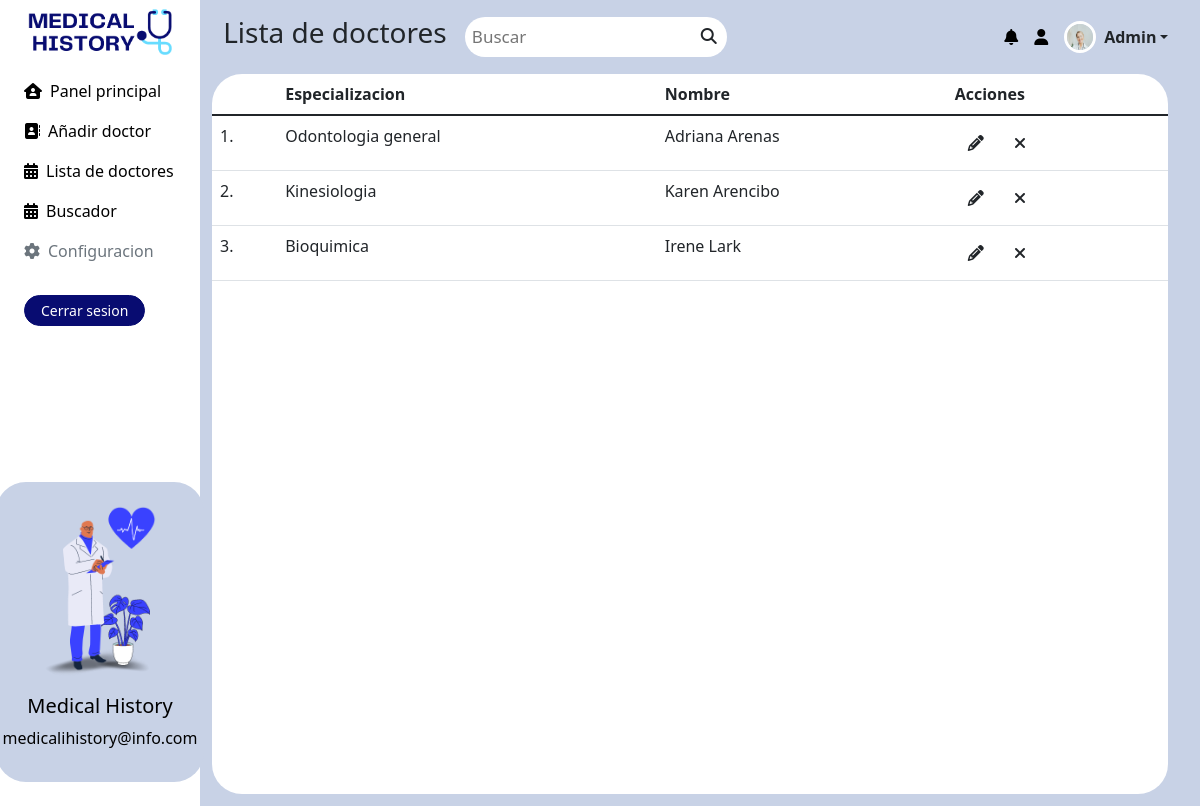
/medicalRols/admin/listDoctors.php, run on the app's committed database.
### tables this page shows
CREATE TABLE `principalusers` (
  `id` int(4) NOT NULL,
  `doctorSpecilization` varchar(50) NOT NULL,
  `doctorName` varchar(50) NOT NULL,
  `doctorAddress` varchar(50) NOT NULL,
  `doctorContact` bigint(50) NOT NULL,
  `doctorEmail` varchar(50) NOT NULL,
  `doctorPassword` varchar(50) NOT NULL,
  `userType` varchar(50) NOT NULL,
  `creationDate` date NOT NULL DEFAULT current_timestamp(),
  `updationDate` timestamp NOT NULL DEFAULT current_timestamp() ON UPDATE current_timestamp()
);

### medicalRols/admin/listDoctors.php (the view, shortened to what this page needs)
<?php
    include('config.php');
?>
<!DOCTYPE html>
<html lang="en">
    <head>
        <link rel="stylesheet" href="../../resources/css/docIndex.css">
        <link href="https://cdn.jsdelivr.net/npm/bootstrap@5.1.3/dist/css/bootstrap.min.css" rel="stylesheet">
    </head>
    <body>
      <div class="container-fluid">
        <div class="row flex-nowrap">
          <div class="col-auto col-md-3 col-xl-2 px-sm-2 px-0 bg-white">
            <div class="d-flex flex-column px-3 pt-2 text-white min-vh-100">
              <a href="/" class="d-flex align-items-center justify-content-center pb-3 mb-md-0 me-m  text-decoration-none">
                <img class="img-fluid logo" src="../../resources/images/3.png" alt="">
              </a>
              <ul class="nav nav-pills flex-column mb-sm-auto mb-0 align-items-center align-items-sm-start" id="menu">
                <li class="nav-item">
                  <a href="dashboard.php" class="nav-link align-middle px-0">
                    <i class="fa-solid fa-house-user me-2"></i>Panel principal
                  </a>
                  <a href="addDoctor.php" class="nav-link align-middle px-0">
                    <i class= "fa-solid fa-address-book me-2"></i>Añadir doctor
                  </a>
                  <a href="listDoctors.php" class="nav-link align-middle px-0">
                    <i class="fa-solid fa-calendar-days me-2"></i>Lista de doctores
                  </a>
                  <a href="doctorSearch.php" class="nav-link align-middle px-0">
                    <i class="fa-solid fa-calendar-days me-2"></i>Buscador
                  </a>
                  <a href="configuration.html" class="nav-link align-middle disabled px-0">
                    <i class="fa-solid fa-gear me-2"></i>Configuracion
                  </a>
                </li>
                <li class="mt-4 mb-1">
                  <a href="index.html">
                    <button type="button" class="btn btn-primary btn-sm ps-3 pe-3 me-sm-2 buttonsNav">
                      <a href="logout.php" class="logoutButton" style="text-decoration: none;">
                        Cerrar sesion
                      </a>
                    </button>
                  </a>
                </li>
              </ul>
              <div class="align-items-center pb-4">
                <div class="d-flex align-items-center justify-content-center flex-column bd-highlight bottom-0 start-0" style="margin-top: 100%;">
                  <div class="p-2 bd-highlight align-items-center" style="padding:0 !important;">
                    <div class="card align-items-center pt-4 pb-3" style="border: none; background-color: #c8d2e6;width: 13rem !important; border-radius: 30px;">
                    <img src="../../resources/images/sideBarImage.png" class="card-img-top img-fluid" style="max-width: 7rem;" alt="...">
                    <div class="card-body text-center text-black">
                      <h5 class="card-title">Medical History</h5>
                      <p class="card-text">medicalihistory@info.com</p>
                    </div>
                    </div>
                  </div>
                </div>
              </div>
            </div>
          </div>
          <div class="col py-3" style="background-color:#c8d2e6">
            <header class="navbar justify-content-start sticky-top flex-md-nowrap p-0">
              <div>
                <h3 class="navbarText">Lista de doctores</h3>
              </div>
              <div class="topnav">
                <input type="text" class="searchBar" placeholder="Buscar">
                <i class="fa-solid fa-magnifying-glass"></i>
              </div>
              <div class="dropdown d-flex flex-row-reverse">
                <a href="#" class="d-flex align-items-center link-dark text-decoration-none dropdown-toggle" id="dropdownMenuButton1" data-bs-toggle="dropdown" aria-expanded="false">
                <img src="../../resources/images/profile.jpg" alt="" width="32" height="32" class="rounded-circle me-2 ms-2 border border-white border-3">
                <strong>Admin</strong>
                </a>
                <a class="d-flex align-items-center text-decoration-none notificationsIcon">
                <i class="fa-solid fa-bell me-2 ms-2"></i>
                <i class="fa-solid fa-user me-2 ms-2"></i>
                </a>
              </div>
            </header>
            <div class="containerListDoctors">
                <table class="table table-hover" id="tableDoctorManagement">
                    <thead>
                        <tr>
                            <th scope="col"></th>
                            <th scope="col">Especializacion</th>
                            <th scope="col">Nombre</th>
                            <th scope="col">Acciones</th>
                        </tr>
                    </thead>
                    <tbody>
                        <?php
                        $userType = "doctor";
                        $sql=mysqli_query($con,"select * from principalUsers where userType='$userType'");
                        $cnt=1;
                        while($row=mysqli_fetch_array($sql))
                        {
                        ?>
                        <tr>
                            <td><?php echo $cnt;?>.</td>
                            <td><?php echo $row['doctorSpecilization'];?></td>
                            <td><?php echo $row['doctorName'];?></td>
                            <td>
                                <a href="editDoctor.php?id=<?php echo $row['id'];?>" class="btn btn-transparent btn-xs" tooltip-placement="top" tooltip="Edit"><i class="fa fa-pencil"></i></a>
                                <a href="listDoctors.php?id=<?php echo $row['id']?>&del=delete" onClick="return confirm('Seguro que quiere eliminar este doctor?')" class="btn btn-transparent btn-xs tooltips" tooltip-placement="top" tooltip="Remove"><i class="fa fa-times fa fa-white"></i></a>
                            </td>
                        </tr>
                        <?php
                            $cnt=$cnt+1;
                        }?>
                    </tbody>
                </table>
            </div>
          </div>
        </div>
      </div>
    </body>
</html>

### resources/css/docIndex.css (style rules this page uses)
.flex-md-nowrap { background-color: #c8d2e6; }
.logo { max-width: 9rem !important; }
.topnav { margin-left: 3%; position: relative; }
.topnav input[type=text] { float: right; padding: 7px; border: none; font-size: 17px; border-radius: 30px; }
.topnav i { position: absolute; top: 11px; right: 10px; height: 50px; }
.navbar { justify-content: start !important; }
.navbarText { white-space: nowrap; padding-left: 5%; }
.notificationsIcon { display: inline-flex !important; color: black !important; }
.dropdown { width: 100%; margin-right: 2%; }
.btn-primary { font-weight: 490; border-color: #080c71 !important; background-color: #080c71 !important; transition:color 1s linear !important; }
.btn { transition:color 1s linear !important; }
.btn-primary { border-radius: 35px !important; }
.nav-item a { color: black; }
.containerListDoctors { background-color: white !important; width: 98% !important; height: 93% !important; border-radius: 30px; }
.logoutButton { color: white; text-decoration: none !important; transition: 1s !important; }
html, body { padding: 0 !important; margin: 0 !important; width: 100% !important; height: 100% !important; }

### data on the page
principalusers: doctorSpecilization "Odontologia general", doctorName "Adriana Arenas"
principalusers: doctorSpecilization "Kinesiologia", doctorName "Karen Arencibo"
principalusers: doctorSpecilization "Bioquimica", doctorName "Irene Lark"
